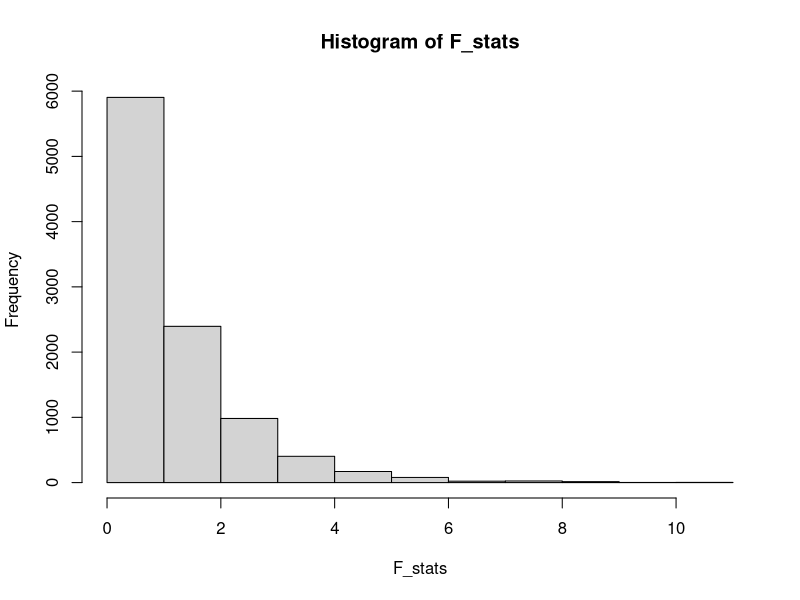
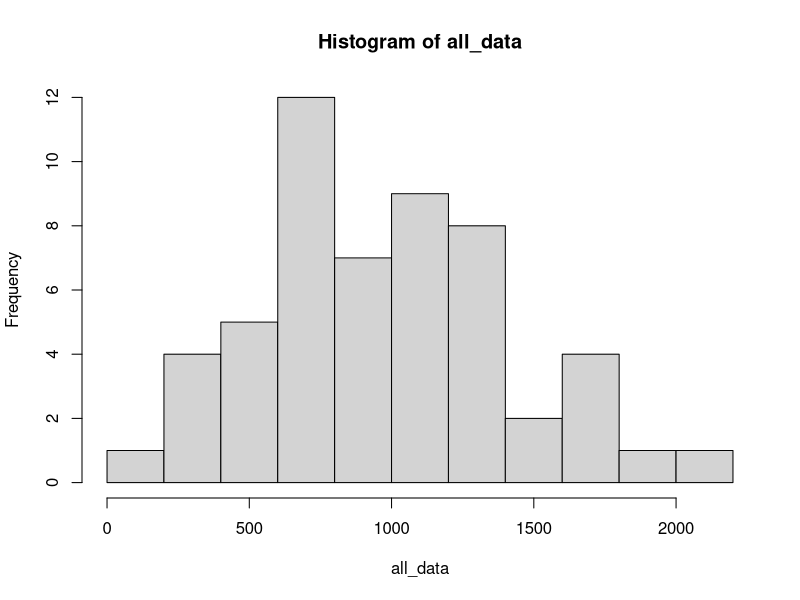
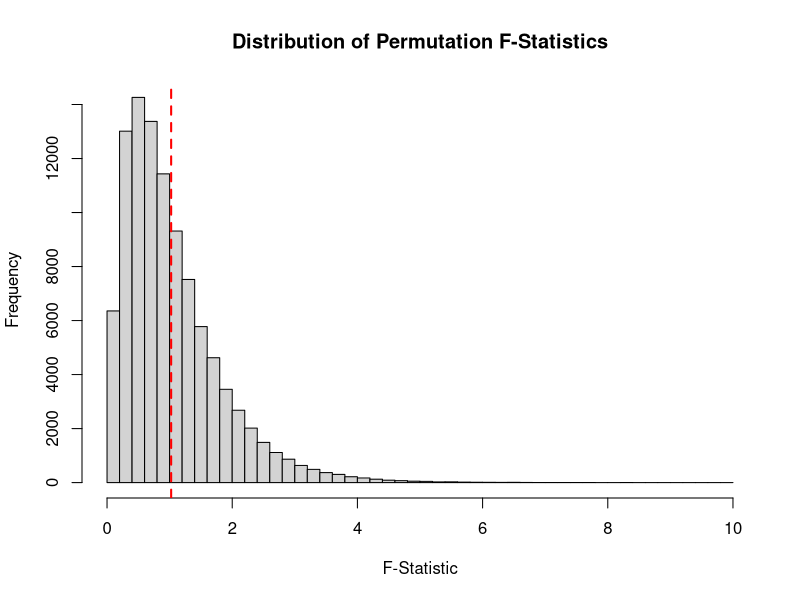
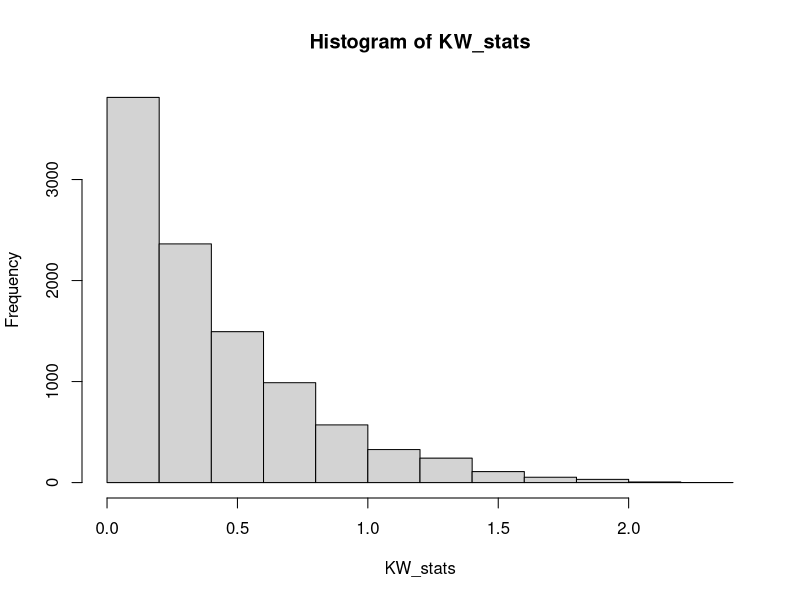

Source code (R) for these figures, in order:
## ---- chunk 1
knitr::opts_chunk$set(echo = TRUE)

library(gtools)


## ---- chunk 2
group_1 <- c(2.9736, 0.9448, 1.6394, 0.0389, 1.2958)
group_2 <- c(0.7681, 0.8027, 0.2156, 0.074, 1.5076)
group_3 <- c(4.8249, 2.2516, 1.5609, 2.0452, 1.0959)
all_data <- c(group_1, group_2, group_3)

X_bar <- mean(all_data)
SST = sum(5*((mean(group_1) - X_bar)**2 + (mean(group_2) - X_bar)**2 + (mean(group_3) - X_bar)**2))
MST = SST/ 2
SSE = sum(4*(var(group_1) + var(group_2) +var(group_3)))
MSE = SSE/(15-3)
F_obs = MST/ MSE

print(F_obs)

# Number of data points per group
n <- 5

# Initialize an empty vector to store the F-statistics
F_stats <- c()

# Perform 10,000 random permutations
for (k in 1:10000) {
  
  # Shuffle the data randomly
  permuted_data <- sample(all_data)
  
  # Split the permuted data into three groups
  group_1_perm <- permuted_data[1:n]
  group_2_perm <- permuted_data[(n+1):(2*n)]
  group_3_perm <- permuted_data[(2*n+1):(3*n)]
  
  # Overall mean
  X_bar <- mean(all_data)
  
  # SST
  SST <- n * ((mean(group_1_perm) - X_bar)^2 + 
              (mean(group_2_perm) - X_bar)^2 + 
              (mean(group_3_perm) - X_bar)^2)
  
  # MST
  MST <- SST / (3 - 1)
  
  # SSE
  SSE <- (n - 1) * (var(group_1_perm) + var(group_2_perm) + var(group_3_perm))
  
  # MSE
  MSE <- SSE / (15 - 3)
  
  # F-statistic
  F <- MST / MSE
  
  # Store the F-statistic
  F_stats <- c(F_stats, F)
}

hist(F_stats)

percentage_greater <- mean(F_stats > F_obs) * 100

# Output the observed F-statistic and the percentage
cat("Observed F-statistic:", F_obs, "\n")
cat("Percentage of generated F-statistics greater than the observed F-statistic:", percentage_greater, "%\n")


data <- data.frame(
  value = c(group_1, group_2, group_3),
  group = factor(rep(1:3, each = 5))
)

# Perform the one-way ANOVA
anova_result <- aov(value ~ group, data = data)

# Summary of the ANOVA
summary(anova_result)

## ---- chunk 3
w1 <- c(574, 976, 789, 805, 361, 529)
w2 <- c(791, 1146, 394, 767, 1385, 1021, 2073, 803, 1263, 1016, 1101, 945, 139)
w3 <- c(865, 775, 729, 1721, 1113, 820, 1613, 1404, 1201, 205, 1380, 580, 1803)
w4 <- c(998, 1049, 736, 782, 730, 742, 1219, 705, 1260, 611, 1350, 1657, 1143)
w5 <- c(1154, 541, 406, 1529, 1132, 767, 1224, 314, 1728)

all_data = c(w1, w2, w3, w4, w5)

N = length(all_data)

n1 = length(w1)
n2 = length(w2)
n3 = length(w3)
n4 = length(w4)
n5 = length(w5)

X_bar = mean(all_data)

SST = sum(
  n1 *(mean(w1) - X_bar)**2,
  n2 *(mean(w2) - X_bar)**2,
  n3 *(mean(w3) - X_bar)**2,
  n4 *(mean(w4) - X_bar)**2,
  n5 *(mean(w5) - X_bar)**2
)

MST = SST / (5-1)

SSE = sum(
  (n1-1)*(var(w1)),
  (n2-1)*(var(w2)),
  (n3-1)*(var(w3)),
  (n4-1)*(var(w4)),
  (n5-1)*(var(w5))
)

MSE = SSE / (N - 5)
F_obs = MST / MSE
print(F_obs)

hist(all_data)

F_perm <- numeric(100000)

for (i in 1:100000) {
  # Permute the data
  permuted_data <- sample(all_data)
  
  # Assign the permuted data to groups
  perm_w1 <- permuted_data[1:n1]
  perm_w2 <- permuted_data[(n1 + 1):(n1 + n2)]
  perm_w3 <- permuted_data[(n1 + n2 + 1):(n1 + n2 + n3)]
  perm_w4 <- permuted_data[(n1 + n2 + n3 + 1):(n1 + n2 + n3 + n4)]
  perm_w5 <- permuted_data[(n1 + n2 + n3 + n4 + 1):N]
  
  # Calculate the mean of each permuted group
  perm_mean_w1 <- mean(perm_w1)
  perm_mean_w2 <- mean(perm_w2)
  perm_mean_w3 <- mean(perm_w3)
  perm_mean_w4 <- mean(perm_w4)
  perm_mean_w5 <- mean(perm_w5)
  
  # Calculate the permuted SST
  perm_SST <- sum(
    n1 * (perm_mean_w1 - X_bar)^2,
    n2 * (perm_mean_w2 - X_bar)^2,
    n3 * (perm_mean_w3 - X_bar)^2,
    n4 * (perm_mean_w4 - X_bar)^2,
    n5 * (perm_mean_w5 - X_bar)^2
  )
  
  # Calculate the permuted MST
  perm_MST <- perm_SST / (5 - 1)
  
  # Calculate the permuted SSE
  perm_SSE <- sum(
    (n1 - 1) * var(perm_w1),
    (n2 - 1) * var(perm_w2),
    (n3 - 1) * var(perm_w3),
    (n4 - 1) * var(perm_w4),
    (n5 - 1) * var(perm_w5)
  )
  
  # Calculate the permuted MSE
  perm_MSE <- perm_SSE / (N - 5)
  
  # Calculate the F statistic for this permutation
  F_perm[i] <- perm_MST / perm_MSE
}

p_value <- mean(F_perm >= F_obs)
print(paste("Percentage of F statistics greater than observed F: ", p_value * 100, "%"))

# Optional: Visualize the distribution of permuted F-statistics
hist(F_perm, main = "Distribution of Permutation F-Statistics", xlab = "F-Statistic", breaks = 50)
abline(v = F_obs, col = "red", lwd = 2, lty = 2)

# Combine the data into a single data frame with a grouping factor
group <- factor(c(rep("w1", length(w1)),
                  rep("w2", length(w2)),
                  rep("w3", length(w3)),
                  rep("w4", length(w4)),
                  rep("w5", length(w5))))

# Combine all data into a single vector
data <- c(w1, w2, w3, w4, w5)

# Perform the ANOVA
anova_result <- aov(data ~ group)

# Display the ANOVA table
summary(anova_result)

## ---- chunk 4
group_1 <- c(2.9736, 0.9448, 1.6394, 0.0389, 1.2958)
group_2 <- c(0.7681, 0.8027, 0.2156, 0.074, 1.5076)
group_3 <- c(4.8249, 2.2516, 1.5609, 2.0452, 1.0959)

all_data <- c(group_1, group_2, group_3)

N <- length(all_data)

n = 5

# Rank the combined data
ranks <- rank(all_data)

# Split the ranks back into their respective groups
ranked_group_1 <- ranks[1:5]
ranked_group_2 <- ranks[6:10]
ranked_group_3 <- ranks[11:15]

KW_obs = 
  (12/(N*(N+1))) * sum(
        (mean(ranked_group_1) - (N+1)/2)^2,
        (mean(ranked_group_2) - (N+1)/2)^2,
        (mean(ranked_group_3) - (N+1)/2)^2
)

KW_stats = c()

# Perform 10,000 random permutations
for (k in 1:10000) {
  
  # Shuffle the data randomly
  permuted_data <- sample(ranks)
  
  # Split the permuted data into three groups
  group_1_perm <- permuted_data[1:n]
  group_2_perm <- permuted_data[(n+1):(2*n)]
  group_3_perm <- permuted_data[(2*n+1):(3*n)]
  
  KW = 
  (12/(N*(N+1))) * sum(
        (mean(group_1_perm) - (N+1)/2)^2,
        (mean(group_2_perm) - (N+1)/2)^2,
        (mean(group_3_perm) - (N+1)/2)^2
  )
  KW_stats[k] = KW

}

hist(KW_stats)

percentage_greater <- mean(KW_stats > KW_obs) * 100

# Output the observed F-statistic and the percentage
cat("Observed KW-statistic:", KW_obs, "\n")
cat("Percentage of generated KW-statistics greater than the observed KW-statistic:", percentage_greater, "%\n")

## ---- chunk 5
